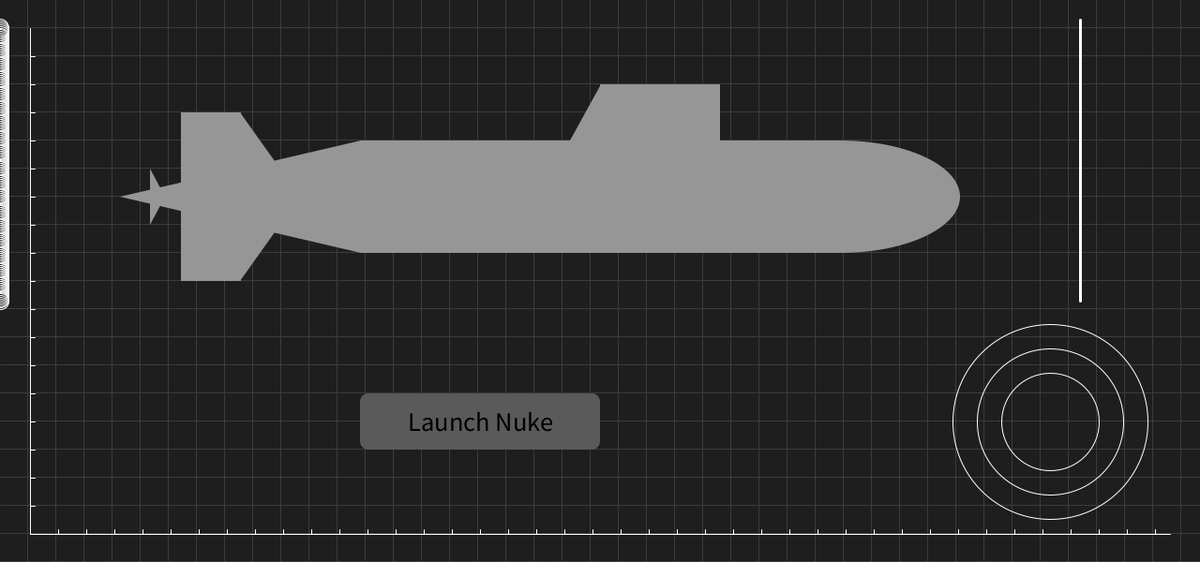
Frame 1 (no input)
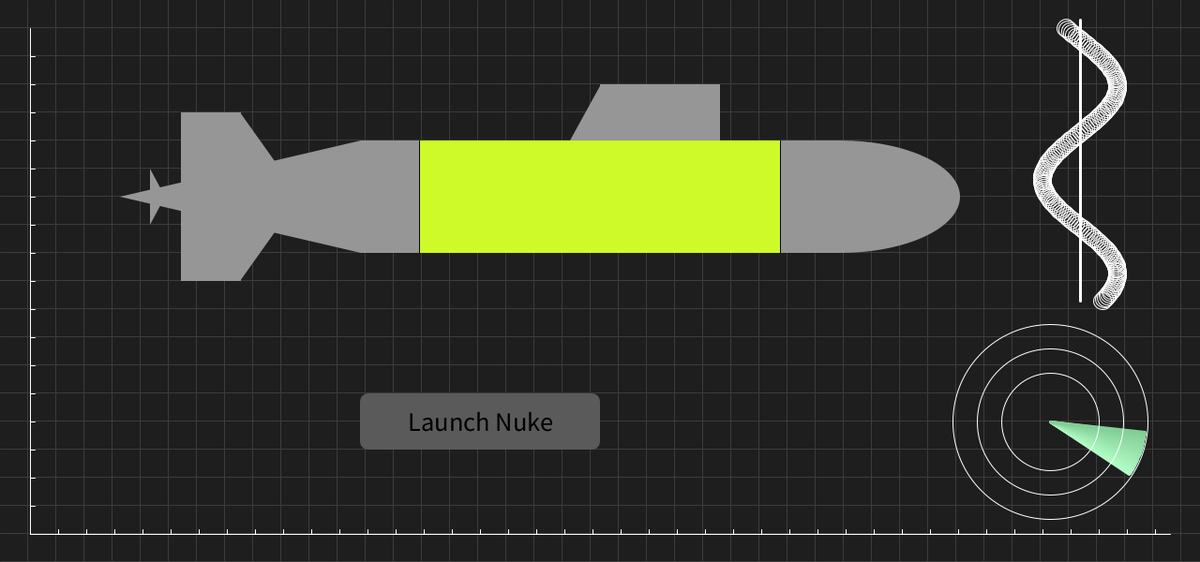
Frame 60 (the mouse pressed at the canvas centre just before this capture)
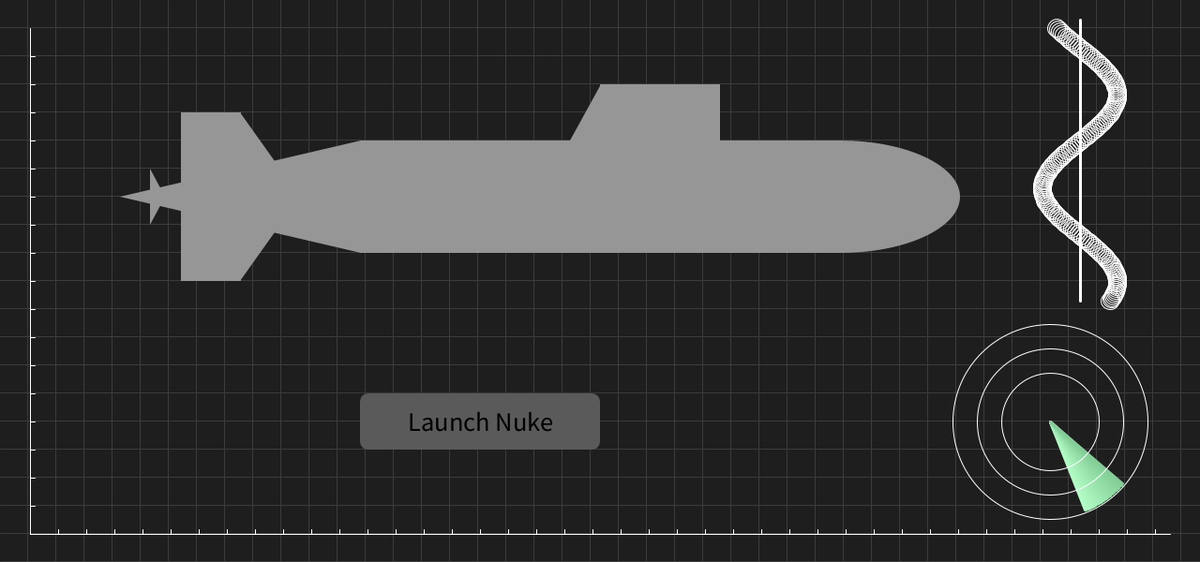
Frame 120 (the mouse held since frame 60 and released just before this capture)

The Processing sketch that drew these frames (run headless with seeded random() and noise(); from frame 60 on, the mouse is pressed at the canvas centre):

// Processing sketch: ProcessingOOPCA
// ── ProcessingOOPCA.pde
/*Author: Daniel Fitzpatrick
 Description: Hud for a submarine which launches a nuclear warhead
 
 All buttons are used with the mouse. A button is identified when you hover over it 
 
 On screen one:
 Q & W - Increase & decrease the waves period
 A & S - Increase & decrease the waves amplitude
 
 On screen two:
 Use numbers { 0 - 9 } to enter the launch code (2314)
 
 
 **********LAUNCH CODE IS 2314*************
 */


ScreenOne screenOne;//Controls all of screen one
ScreenTwo screenTwo;//Controls all of screen two
ScreenThree screenThree;//Controls all of screen three 
int screenID;//Used to determine which screen to draw

void setup() {
 // fullScreen();
  size(1280,600);
  defaults();

  screenOne = new ScreenOne();//init screen one
  screenTwo = new ScreenTwo();//init screen two
  screenThree = new ScreenThree();//init screen three
  
  screenID = 1;//start off on screen one
}

void draw() {
  background(30);
  //if screen id is 1, draw screen one
  if (screenID == 1)
    screenOne.render();

  //if screen id is 2, draw screen two
  if (screenID == 2)
    screenTwo.render();

  //if screen id is 3, draw screen three
  if (screenID == 3)
    screenThree.render();
}



void keyPressed() {
  //If the screen is screen one, then check for all of screen ones possible key presses
  if (screenID == 1)
    screenOne.keyPress(key);

  //If the screen is screen two, then check for all of screen twos possible key presses
  if (screenID == 2)
    screenTwo.keyPress(key);
}

void mousePressed() {
  //If the screen is screen on, check for button clicks
  if (screenID == 1) {
    screenID = screenOne.mousePress(screenID);
    //if the screen changed to screen two, initialise the code that can be entered 
    if(screenID == 2)
      screenTwo.box.code.initUsersCode();
  }

  //if the screen is screen two, check for button clicks
  if (screenID == 2)
    screenID = screenTwo.mousePress(screenID);

  //if the screen is screen three, check for button clicks
  if (screenID == 3)
    screenID = screenThree.mousePress(screenID);
}


/* DEFAULTS FOR STROKE COLOUR / FILL COLOUR / ETC */
void defaults() {
  textAlign(CENTER, CENTER);
  textSize(20);
  fill(255);
  stroke(255);
}
// ── AbortButton.pde
//Abort button will return the user from screen three to screen one 
class AbortButton extends Button{
  AbortButton(){
    function = 1; //What the button will return when clicked 

    //Height and Width of button
    sizeY = height * 0.1f;
    sizeX = width * 0.15f;
    
    //Position of button
    pos = new PVector(width * 0.5f, height * 0.8f);
    pos.x -= (sizeX * 0.5f);//centers it on the x axis
    pos.y -= (sizeY * 0.5f);//centers it on the y axis

    //Colours of button normally and when mouse is hovering over it
    colour = color(235, 30, 10);
    hover = color(200, 40, 25);

    //Corners of the buttons to be rounded
    c1 = 10;
    c2 = 10;
    c3 = 10;
    c4 = 10;

    //Text appearing on button and its position
    text = "ABORT"; 
    textSize = (sizeX + sizeY) * 0.09f;
  }
}
// ── Box.pde
//The white box on screen two which holds the users code
private class Box {
  PVector box;//Position of box
  float sizeX, sizeY;//Width and height of box
  Code code;//Class for getting and checking the users code

  CloseLaunchCode close;//Button to close screen
  SubmitLaunchCode submit;//Button to submit launch code

  Box() {
    sizeX = width * 0.75f;//Init width of box
    sizeY = height * 0.4f;//Init height of box
    
    //Positions button on point provided
    box = new PVector(width * 0.5, height * 0.5f);
    box.x -= sizeX * 0.5f;
    box.y -= sizeY * 0.5f;
    
    //Init classes
    code = new Code();
    close = new CloseLaunchCode(sizeX, sizeY, box);
    submit = new SubmitLaunchCode(sizeX, sizeY, box);
  }

  void render() {
    //Set colours, sizes
    textSize(50);
    fill(255);
    stroke(0);
    //draw the background box
    rect(box.x, box.y, sizeX, sizeY, 10);
    fill(0);
    //places text on screen
    text("Launch Code", box.x + sizeX * 0.5f, box.y + sizeY * 0.1f);

    //The 4 little gray boxes which will 'hold' the users code as they type it
    float x, y, size;
    fill(170);
    noStroke();
    y =  box.y + sizeY * 0.5f - sizeY / 6; //gets the Y position 
    size = sizeX / 10;// gets size of box in accordance with the background
    for (int i = 0; i < 4; i++) {
      //Increments the x position 
      x = box.x + /**/ (sizeX/4)*i /**/ + sizeX/8 - sizeX*0.05f;
      rect(x, y, size, size, 20);
    }

    fill(100);
    //Highlights the current box in use
    x = box.x + ((sizeX / 4) * (code.pos % 4)) + sizeX / 8 - sizeX * 0.05f;
    rect(x, y, size, size, 20);
    
    //Renders the code
    code.render(box, sizeX, sizeY);
  }
}
// ── Button.pde
private class Button {
  PVector pos; //position of the button
  float sizeX, sizeY; //Width and height of the button
  float c1, c2, c3, c4; //Rounding of corners of the button
  color c, colour, hover; //colour of the button when its hovered over and when it is not
  String text; //Text on button
  float textSize; //Size of text 
  int function; //What the button will return when clicked

  //function for buttons with different side lengths
  public void render() {
    fill(c);
    noStroke();
    rect(pos.x, pos.y, sizeX, sizeY, c1, c2, c3, c4);

    fill(0);
    textSize(textSize);
    text(text, pos.x + (sizeX  * 0.5f), pos.y + (sizeY * 0.5f));
  }

  /* Checks if the mouse X&Y, are within the buttons boundaries and changes its colour accordingly*/
  public void hover() {
    if (mouseX >= pos.x && mouseX <= pos.x + sizeX && mouseY >= pos.y && mouseY <= pos.y + sizeY)
      c = color(hover);
    else
      c = color(colour);
  }
  
  /*Checks if the user has clicked within the boundaries of the button and returns a boolean value*/
  public boolean click() {
    if (mouseX >= pos.x && mouseX <= pos.x + sizeX && mouseY >= pos.y && mouseY <= pos.y + sizeY)
      return true;
    else
      return false;
  }
}//end button
// ── CloseLaunchCode.pde
//Returns the user to screen one from screen two
class CloseLaunchCode extends Button {
  CloseLaunchCode(float sx, float sy, PVector box) {
    function = 1;//What the button will return when clicked 

    //Height and Width of button
    sizeY = sy * 0.1f;
    sizeX = sx * 0.1f;
    
    //Position of button
    pos = new PVector(box.x + (sizeX * 0.5f), box.y + (sizeY * 0.5f));
    pos.x -= (sizeX * 0.5f);//centers it on the x axis
    pos.y -= (sizeY * 0.5f);//centers it on the y axis
    pos.y += 0.5f;

    //Colours of button normally and when mouse is hovering over it
    hover = color(150);
    colour = color(205);
    
    //Corners of the buttons to be rounded
    c1 = 10;
    c2 = 0;
    c3 = 30;
    c4 = 0;
    
    //Text appearing on button and its position
    text = "X";
    textSize = (sizeX + sizeY) * 0.09f;
  } 
}
// ── Code.pde
class Code {
  char[] usersCode;//Character array which holds the users code
  int pos;//current position in array that the next number should be entered

  Code() {
    pos = 0;
    usersCode = new char[4];
    for (int i = 0; i < 4; i++)
      usersCode[i] = ' ';
  }

  void getCode(char ch) {
    //Array of characters allowed to be entered
    char numbers[] = {'0', '1', '2', '3', '4', '5', '6', '7', '8', '9'};
    for (int i = 0; i < numbers.length; i++) {
      //checks if the key is valid and can be input
      if (ch == numbers[i]) {
        saveInput(key);//inputs key into array 
        pos++;//increments position in array
        if (pos >= 4)//resets position if gone past 4th position
          pos = 0;
      }
    }
  }

  void saveInput(char ch) {
    usersCode[pos] = ch;//sets current position in array to the key
  }

  void render(PVector box, float sizeX, float sizeY) {
    textSize(50);
    fill(0);
    float x, y;
    //Draws the current code which is entered
    for (int i = 0; i < 4; i++) {
      x = box.x + (sizeX/4)*(i) + sizeX/8;
      y =  box.y + sizeY/2;
      text(usersCode[i], x, y);
    }
  }

  /* Initialises the users code and position */
  void initUsersCode() {
    for (int i = 0; i < 4; i++)
      usersCode[i] = ' ';
      
    pos = 0;
  }
  
  //Checks if the code is right and returns a boolean
  boolean check() {
    char code[] = {'2', '3', '1', '4'};
    if (usersCode[0] == code[0] && usersCode[1] == code[1] && usersCode[2] == code[2] && usersCode[3] == code[3]) {
      return true;
    } else {
      initUsersCode();
      return false;
    }
  }
}
// ── Crack.pde
/*
  Uses a recursively drawn fractal crack to draw a 'Crack' on the screen
*/

public class Crack{
  private void crack(float x1, float y1, float angle,int cur) {
    //If theres no more branches, stop drawing
    if (cur == 0) 
      return;
    
    //gets the new x and y to draw too
    float x2 = x1 + cos(radians(angle)) * (cur + 10) * 22;
    float y2 = y1 + sin(radians(angle)) * (cur + 10) * 22;
    line(x1, y1, x2, y2);
    
    
    //Calls itself twice more for each branch
    crack(x2, y2, angle + 20,cur - 1);
    crack(x2, y2, angle - 20,cur - 1);
  }

  public void render() {
    //Starts the crack
    crack(width + (width * 0.5f),height + (height * 0.5f), -135, 11);
  }
}
// ── Graph.pde
class Graph {
  void render() {
    stroke(60);
    fill(60);
    float gap = height * 0.05f;

    //creates the large vertical graph line
    stroke(255);
    float borderY = height * 0.05f;
    float borderX = width * 0.025f;
    float lineSize = map(height, 0, height, borderY, height - (borderY * 2));
    float y1 = map(0, 0, height, borderY, height - borderY);
    float y2 = y1 + lineSize;
    float x1 = map(0, 0, width, borderX, width - borderX);
    float x2 = x1;
    line(x1, y1, x2, y2);

    //Creates the small incremented lines on the vertical graph line
    float current = gap;
    while (current <= lineSize) {
      pushMatrix();
      translate(0, current);
      line(x1, y1, x1 + 5, y1);
      current += gap;
      popMatrix();
    }

    //creates the large horizontal graph line
    y1 = y2;
    lineSize = map(width, 0, width, borderX, width - (borderX * 2));
    x1 = map(0, 0, width, borderX, width - borderX);
    x2 = x1 + lineSize;
    line(x1, y1, x2, y2);

    //creates the small incremented lines on the horizontalgraph lines
    current = 0;
    while (current <= lineSize) {
      pushMatrix();
      translate(current, 0);
      line(x1, y1, x1, y1-5);
      current += gap;
      popMatrix();
    }
  }
}
// ── Grid.pde
private class Grid {
  void render() {
    stroke(60);
    fill(60);
    
    float gap = height * 0.05f;
    float current = 0;

    //HORIZONTAL LINE
    float x1 = 0;
    //Keeps drawing the grid line until the current position is off the screen
    while (current <= height) {
      pushMatrix();
      translate(0, current);//translates it by the current gap
      line(x1, -1, width, -1); //draws the line
      current += gap;//increases current by gap
      popMatrix();
    }//end while

    //VERTICAL LINE
    current = 0;
    float y1 = 0;
    //Keeps drawing the grid line until the current position is off the screen
    while (current <= width) {
      pushMatrix();
      translate(current, 0);//translates by the current gap
      line(-1, y1, -1, height);//draws the line
      current += gap;//increases current by gap
      popMatrix();
    }//end while
  }//end render();
}//end Grid
// ── LaunchButton.pde
//Moves user from screen one to screen two
class LaunchButton extends Button {
  LaunchButton() {
    //What the button will return when clicked 
    function = 2;

    //Height and Width of button
    sizeY = height * 0.1f;
    sizeX = width * 0.2f;

    //Position of button
    pos = new PVector(width * 0.4f, height * 0.75f);
    pos.x -= (sizeX * 0.5f);//centers it on the x axis
    pos.y -= (sizeY * 0.5f);//centers it on the y axis

    //Colours of button normally and when mouse is hovering over it
    hover = color(150);
    colour = color(90);

    //Corners of the buttons to be rounded
    c1 = 10;
    c2 = 10;
    c3 = 10;
    c4 = 10;

    //Text appearing on button and its position
    text = "Launch Nuke";
    textSize = (sizeX + sizeY) * 0.09f;
  }
}
// ── Radar.pde
//CREATE MORE ENEMIES (USE AN ARRAY)
private class Radar {
  PVector A, B, C[];//Point A&B are points on the line and Point C is the origin point of the enemy 
  PVector origin;//The center of the radar
  float AC, AB, BC;//Distances: |AC| , |AB| , |BC|
  float tempX, tempY;//Temporary points
  float enemySize, hold;//Hold is the threshold for detecting the enemy. It allows for a longer 'hold' of the enemy
  int size; //Size of the radar
  ArrayList<PVector> trail;
  int maxTrailLength, count;

  Radar() {
    maxTrailLength = 50;
    size = width/9 + height/9;
    enemySize = size * 0.03f;
    hold = 10;//How long the 'enemy' will stay on the radar for (not time but pixels)
    trail = new ArrayList<PVector>(maxTrailLength);
    count = 0;
    
    //Creates 3 'enemy ships'
    C = new PVector[3];
    origin = new PVector(width * 0.875f, height * 0.75f);
    tempX = origin.x - size * 0.2f;
    tempY = origin.y + size * 0.25f;
    C[0] = new PVector(tempX, tempY);//Center of enemy
    tempX = origin.x - size * 0.25f;
    tempY = origin.y + size * 0.25f;
    C[1] = new PVector(tempX, tempY);//Center of enemy
    tempX = origin.x - size * 0.25f;
    tempY = origin.y + size * 0.2f;
    C[2] = new PVector(tempX, tempY);//Center of enemy
    B = new PVector(origin.x, origin.y);//Static point on line
  }

  void render() {
    //Creates point on edge of circle
    tempX = origin.x + ((size/2)-2) * cos(count/100.0f);
    tempY = origin.y + ((size/2)-2) * sin(count/100.0f);
    count++;
    A = new PVector(tempX, tempY);


    //Draws the radar line
    noFill();
    strokeWeight(3);
    trail.add(A);//Adds A to array list
    //Checks if the size of array list is too big, if it is, remove until its size is okay
    while (trail.size () >= maxTrailLength)
      trail.remove(0);

    //If the size of the trail is okay, draw them all
    if (trail.size() >= maxTrailLength-1) {
      for (int i = 1; i <= trail.size(); i++) {
        PVector currPoint = trail.get(trail.size() - i);
        stroke(180-i, 255-i, 200-i);
        line(origin.x, origin.y, currPoint.x, currPoint.y);
      }
    }

    strokeWeight(1);
    stroke(255);
    noFill();
    //Draws the circles of the radar
    for (int i=size; i>size/4; i-=size/4) {
      ellipse(origin.x, origin.y, i, i);
    }

    //Used to check and draw the enemies
    for (int i=0; i<C.length; i++) {
      AC = distance(trail.get(trail.size()/2), C[i]);
      AB = distance(A, B);
      BC = distance(B, C[i]);
      //If the distance from point A to point C plus the distance from point B to point C is close (within the treshold -> 'hold') to the distance of point A to point B
      //It will detect the enemy. The line A------C---B  will detect the enemy. The line A-----B---C will not detect the enemy as the enemy is too far away 
      if ((AC + BC <= AB+hold) && (AC + BC >= AB - hold)) {
        noStroke();
        fill(0, 0, 200);
        ellipse(C[i].x, C[i].y, enemySize, enemySize);
      }
    }
  }

  //Get the distance between two points
  float distance(PVector A, PVector B) {
    float dist;
    float tempX = pow(A.x-B.x, 2); 
    float tempY = pow(A.y-B.y, 2);
    dist = sqrt(tempX + tempY);

    return dist;
  }
}
// ── ScreenOne.pde
class ScreenOne {
  //Declaration of objects on screen
  Grid grid;
  Graph graph;
  Wave wave;
  Radar radar;
  Submarine submarine;
  LaunchButton launch;
  
  ScreenOne() {
    //Init objects
    grid = new Grid();
    launch = new LaunchButton();
    graph = new Graph();
    wave = new Wave();
    radar = new Radar();
    submarine = new Submarine();
  }
  
  //Draw and update each object
  void render() {
    grid.render();
    graph.render();
    wave.render();
    wave.update();
    radar.render();
    submarine.render();
    launch.hover();
    launch.render();
  }
  
  //function for key presses to modify wave
  void keyPress(char ch) {
    wave.modify(ch);
  }

  //Checks if buttons are clicked 
  int mousePress(int screenID) {
    if (launch.click())
      return launch.function;
    else 
    return screenID;
  }
}//end screenOne
// ── ScreenThree.pde
class ScreenThree {
  private AbortButton abort;
  Timer timer;
  Crack crack;
  
  ScreenThree() {
    abort = new AbortButton();
    timer = new Timer();
    crack = new Crack();
  }

  void render() {
    abort.hover();
    abort.render();
    timer.render();
    timer.update();
    
    if(timer.crack)
      crack.render();
  }

  int mousePress(int screenID) {
    if (abort.click()){
      timer.initTimer();
      return abort.function;
    }else 
    return screenID;
  }
}//end ScreenThree
// ── ScreenTwo.pde
private class ScreenTwo {
  Box box;

  ScreenTwo() {
    box = new Box();
  }
  
  //draws each part of the screen
  void render() {
    box.render();
    box.close.hover();
    box.close.render();
    box.submit.hover();
    box.submit.render();
  }

  //calls function to check and input code
  void keyPress(char ch) {
    box.code.getCode(ch);
  }
  
  //Checks if a button has been clicked
  int mousePress(int screenID) {
    if (box.close.click()){
      return box.close.function;
    }
    else if (box.submit.click() && box.code.check()) {
        return box.submit.function;
    } else 
    return screenID;
  }
}
// ── Submarine.pde
//Draw a submarine make it have red zones

private class Submarine {
  float sizeX, sizeY;

  Submarine() {
    sizeY = height * 0.05f;
    sizeX = width * 0.05f;
  }

  void render() {
    noStroke();
    fill(150);

    //Nose
    ellipse(14 * sizeX, 7 * sizeY, 4 * sizeX, 4 * sizeY);

    //Tail
    triangle(4 * sizeX, 4 * sizeY, 4 * sizeX, 10 * sizeY, 5 * sizeX, 7 * sizeY);
    triangle(2.5f * sizeX, 6 * sizeY, 2.5f * sizeX, 8 * sizeY, 2.75f * sizeX, 7 * sizeY);
    rect(3 * sizeX+1, 4 * sizeY, 1 * sizeX, 6 * sizeY);
    triangle(6 * sizeX +1, 5 * sizeY, 6 * sizeX +1, 9 * sizeY, 2 * sizeX, 7 * sizeY);

    //Top shape
    triangle(10 * sizeX + 1, 3 * sizeY, 10 * sizeX +1, 5 * sizeY, 9.5f * sizeX, 5 * sizeY); 
    rect(10 * sizeX, 3 * sizeY, 2 * sizeX, 2 * sizeY);

    //Body
    rect(6 * sizeX, 5 * sizeY, 8 * sizeX, 4 * sizeY);
    if (second()%2 == 1) {
      fill(0);
      rect(7 * sizeX - 1, 5 * sizeY, 6 * sizeX+2, 4 * sizeY);
      fill(205, 250, 40);
      rect(7 * sizeX, 5 * sizeY, 6 * sizeX, 4 * sizeY);
    }
  }
}
// ── SubmitLaunchCode.pde
//Button to submit the launch code the user has entered on screen two
private class SubmitLaunchCode extends Button {
  SubmitLaunchCode(float sx, float sy, PVector box) {
    function = 3;//What the button will return when clicked 
    
    //Height and Width of button
    sizeY = sy * 0.15f;
    sizeX = sx * 0.25f;
    
    //Position of button
    pos = new PVector(box.x + (sx * 0.5f), box.y + sy - sizeY);
    pos.x -= (sizeX * 0.5f);//centers it on the y axis
    pos.y -= (sizeY * 0.5f);//centers it on the y axis
    pos.y += 0.5f; //Makes button flush with background

    //Colours of button normally and when mouse is hovering over it
    hover = color(150);
    colour = color(205);
    
    //Corners of the buttons to be rounded
    c1 = 10;
    c2 = 10;
    c3 = 10;
    c4 = 10;
    
    //Text appearing on button and its position
    text = "Submit";
    textSize = (sizeX + sizeY) * 0.09f;
  } 
}
// ── Timer.pde
class Timer {
  float delta;
  float seconds, time; 
  float previous;
  boolean crack;
  
  Timer() { 
    initTimer();
  }
  
  void initTimer(){
    seconds = 11;
    previous = second();
    delta = second();
    crack = false;
  }
  
  void render() {
    fill(200);
    stroke(255);
    textSize(70);

    String strn = "Launching Nuke\n" + nf(0, 2, 0) + " : " + nf(seconds % 60, 2, 0);
    text(strn, width/2, height/3);
  }

  void update() {
    if(seconds != 0 && previous != second()) {
      seconds--; 
    }
    
    if(seconds == 0)
      crack = true;

    previous = second();
  }
}
// ── Wave.pde
class Wave {
  float[] x; //An array to hold each value on the x axis
  float y; //Value along the y axis
  float nHeight, waveSize; //Determines the width of the wave and thewaveSize of the ellipse
  float border, ySpacing, centerY, centerX; //Determines the border from the left of the screen and the spacing of each ellipse
  float theta, temp, thetaIncrement, dy; //Original angle, incremented angle, starting angle increment, angle increment 
  int amplitude, period; //Increases the 'height' of each wave and 'width' of each wave 

  Wave() {
    border = height * 0.05f; //Distance away from the top of the screen
    nHeight = height * 0.5f; //Determines the height of the wave 
    waveSize = (width * 0.01f) + (height * 0.01f); //Determines the size of the ellipses    
    centerX = width * 0.9f;
    thetaIncrement = 0.1f; //Determines how much to increment theta by
    period = 200; //Determines the period of the sine wave
    amplitude = 40; //Determines the amplitude of the sine wave
    ySpacing = waveSize/10; //Determines the spacing away from the previous elipse
    dy = (TWO_PI / period) * ySpacing; //how much to increment 'theta' by
    x = new float[(int) nHeight / (int) ySpacing]; //the y value of the  centerY of each ellipse
  }

  void render() {
    noFill();
    textSize(20);
    strokeWeight(3);
    stroke(255);

    //Line at  centerY of wave
    float y1 = border - 10 + ySpacing;
    float y2 = y1 + nHeight;
    line( centerX, y1, centerX, y2);

    strokeWeight(1);
    for (int i = 0; i < x.length; i++) {
      y = border + ySpacing*i;
      if(y < y2)
        ellipse(x[i], y, waveSize, waveSize);
    }
  }

  //  Calculates each point on the wave 
  void update() {
    //Increment the starting angle
    theta += thetaIncrement;
    //Without this temp the wave goes incredibly fast ('theta') 
    temp = theta;
    for (int i = 0; i < x.length; i++) {
      x[i] =  centerX + amplitude*sin(temp);
      temp += dy; //increment 'theta'
    }
  }

  //  Accepts user input and 
  void modify(char ch) {
    if ((ch == 'W' || ch =='w') && period < 300)
      period += 10;
    else if ((ch == 'Q' || ch == 'q') && period > 100)
      period -= 10;
    else if ((ch == 'S' || ch == 's') && amplitude < 60)
      amplitude += 5;
    else if ((ch == 'A' || ch == 'a') && amplitude > 20) 
      amplitude -= 5;

    dy = (TWO_PI / period) * ySpacing;
  }
}//end Wave
